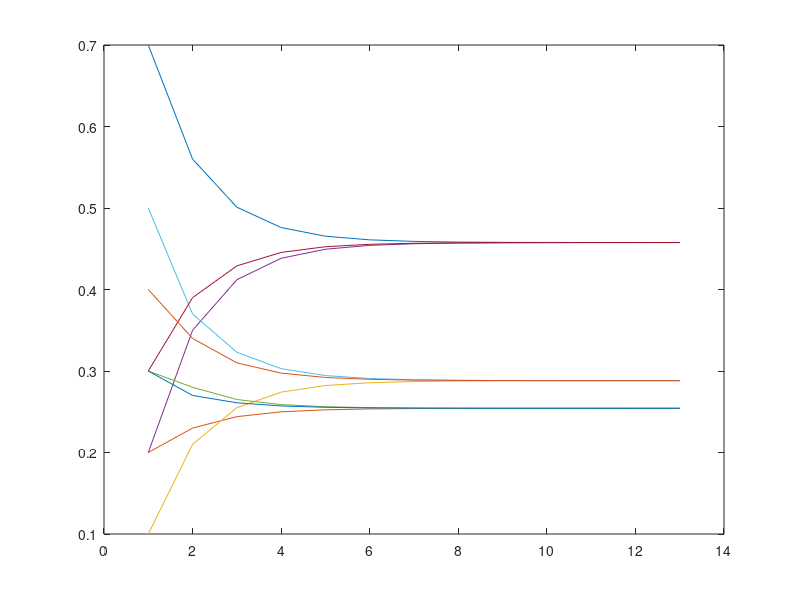

Source code (MATLAB):
%José Costa nº92996
%PL8
%% exe1a)
Tn=[0.2 0.3
    0.8 0.7];

T= [0 1]';

T2 = (Tn^2)*T;

resposta = T2(2)

%% exe1b)

Tn=[0.2 0.3
    0.8 0.7];

T= [1 0]';

T21 = (Tn^2)*T;

resposta = T2(2)

%% exe1c)

Tn=[0.2 0.3
    0.8 0.7];

T= [0 1]';

T22 = (Tn^15)*T;

resposta = T2(2)

%% exe1d)

Tn=[0.2 0.3
    0.8 0.7];

T= [0.15 0.85]';
resposta0 = 1:30;
resposta0(1)= T(2);

resposta1 = 1:30;
resposta1(1) = T(1);
val = 1:30;
for i=1:29
    T30 = (Tn^i)*T;
    resposta0(i+1) = T30(2);
    resposta1(i+1) = T30(1);

end
plot(val,resposta0,val,resposta1)

%% exe2

Tn = [1/3    1/4       0;
     1/3  1-1/4-1/5  1/2;
     1/3    1/5      1/2];
%b)
T = [60 15 15]';
%c)
Nelem = Tn^30 * T
%d)
T2 = [30 30 30]';
Nelem2 = Tn^30 * T2

%% exe3

Tn = rand(20);
Tn = Tn./sum(Tn);
State = zeros(1,20);
State(1,1) = 1;

prob1 = Tn^20 * State';
val1 = prob1(20)
prob2 = Tn^40 * State';
val2 = prob2(20)
prob3 = Tn^100 * State';
val3 = prob3(20)

%% exe4
%a)
Tn = [0.16 0 0 0.36;
     0.36  0 0 0.24;
     0.24  0 0 0.24;
     0.24  1 1 0.16];

%b)
State = [1 0 0 0]';
prob0 = Tn^10 * State;
% state a
p2 = prob0(1)
% state b
p2 = prob0(2)
%estado c
p3 = prob0(3)
%estado d
p4 = prob0(4)

%% exe5

%a)
Tn = [0.7 0.2 0.3;
     0.2 0.3 0.3;
     0.1 0.5 0.4];
%b)
State = [1 0 0]';
prob0 = Tn^2 * State;
val = prob0(3)

%c)
Matrix = zeros(9,20);
Zero = zeros(20);
for t=1:20
  Tx = Tn^t;
  Matrix(:,t) = Tx(:);
end

k = 1:20;
plot(k,Matrix(1,:)',k,Matrix(2,:)',k,Matrix(3,:)',k,Matrix(4,:)',k,Matrix(5,:)',k,Matrix(6,:)',k,Matrix(7,:)',k,Matrix(8,:)',k,Matrix(9,:)')

%d)

Tzero = zeros(3,3);

Tx = Tn;
m = zeros(9,1);
m(:,1) = Tx(:);
for k = 2:20
    if(sum(sum(abs(Tx-Tzero)))<=10^(-4))
        break;
    end
    Tzero = Tx;
    Tx = Tx*Tn;
    m(:,k) = Tx(:);
end
m = m';
plot(m);

%% exe6

%a)

Tn = [0.8   0    0.3   0;
     0.2  0.9   0.2   0;
      0   0.1   0.4   0;
      0    0    0.1   1];
  
%b)
T = [1 0 0 0]';
x = Tn^1000 * T;
prob1 = x(2)

%c)
passos = [1 2 10 100];
for i=1:4
    prob2 = Tn^passos(1,i)
end

%d)

Q = Tn(1:3,1:3)

%e)
F = inv(eye(size(Q))-Q)

%f)
media = sum(F)

%g)
t = F' * ones(3,1)

%h)
H = [0.8   0    0.39   0;
     0.2  0.9   0.2   0;
      0   0.1   0.4   0;
      0    0    0.0001   1];


Q2 = H(1:3,1:3)
F2 = inv(eye(size(Q2))- Q2)
media2 = sum(F2)
t2 = F' * ones(3,1)

%% exe7
Tn = [0.8  0.1  0.05
     0.2  0.6  0.2
      0   0.3  0.75];
% E = [0.30 0.60 0.1]
State = [100 200 30]';

prob = Tn^3 * State;
ana = prob(1)
bernardo = prob(2)
catarina = prob(3)

%b

prob = Tn^365 * State;
ana = prob(1)
bernardo = prob(2)
catarina = prob(3)

%c
N = 365;
for k = 1:N
    Tk = (Tn^k) * State;
    prob = Tk(3);
    if prob >= 130
        k
        break
    end
end

%Dia 10 de Janeiro de 2015
    